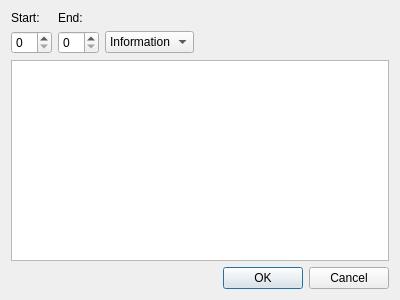
<?xml version="1.0" encoding="UTF-8"?>
<ui version="4.0">
 <class>cs8AnnotationEditor</class>
 <widget class="QDialog" name="cs8AnnotationEditor">
  <property name="geometry">
   <rect>
    <x>0</x>
    <y>0</y>
    <width>400</width>
    <height>300</height>
   </rect>
  </property>
  <property name="windowTitle">
   <string>Dialog</string>
  </property>
  <layout class="QVBoxLayout" name="verticalLayout">
   <item>
    <layout class="QGridLayout" name="gridLayout">
     <item row="0" column="0">
      <widget class="QLabel" name="label">
       <property name="text">
        <string>Start:</string>
       </property>
      </widget>
     </item>
     <item row="0" column="1">
      <widget class="QLabel" name="label_2">
       <property name="text">
        <string>End:</string>
       </property>
      </widget>
     </item>
     <item row="1" column="0">
      <widget class="QSpinBox" name="sbStart"/>
     </item>
     <item row="1" column="1">
      <widget class="QSpinBox" name="sbEnd"/>
     </item>
     <item row="1" column="2">
      <widget class="QComboBox" name="cbLevel">
       <item>
        <property name="text">
         <string>Information</string>
        </property>
       </item>
       <item>
        <property name="text">
         <string>Warning</string>
        </property>
       </item>
       <item>
        <property name="text">
         <string>Error</string>
        </property>
       </item>
      </widget>
     </item>
     <item row="1" column="3">
      <spacer name="horizontalSpacer">
       <property name="orientation">
        <enum>Qt::Horizontal</enum>
       </property>
       <property name="sizeHint" stdset="0">
        <size>
         <width>40</width>
         <height>20</height>
        </size>
       </property>
      </spacer>
     </item>
    </layout>
   </item>
   <item>
    <widget class="QTextEdit" name="teAnnotation"/>
   </item>
   <item>
    <widget class="QDialogButtonBox" name="buttonBox">
     <property name="orientation">
      <enum>Qt::Horizontal</enum>
     </property>
     <property name="standardButtons">
      <set>QDialogButtonBox::Cancel|QDialogButtonBox::Ok</set>
     </property>
    </widget>
   </item>
  </layout>
 </widget>
 <resources/>
 <connections>
  <connection>
   <sender>buttonBox</sender>
   <signal>accepted()</signal>
   <receiver>cs8AnnotationEditor</receiver>
   <slot>accept()</slot>
   <hints>
    <hint type="sourcelabel">
     <x>248</x>
     <y>254</y>
    </hint>
    <hint type="destinationlabel">
     <x>157</x>
     <y>274</y>
    </hint>
   </hints>
  </connection>
  <connection>
   <sender>buttonBox</sender>
   <signal>rejected()</signal>
   <receiver>cs8AnnotationEditor</receiver>
   <slot>reject()</slot>
   <hints>
    <hint type="sourcelabel">
     <x>316</x>
     <y>260</y>
    </hint>
    <hint type="destinationlabel">
     <x>286</x>
     <y>274</y>
    </hint>
   </hints>
  </connection>
 </connections>
</ui>
